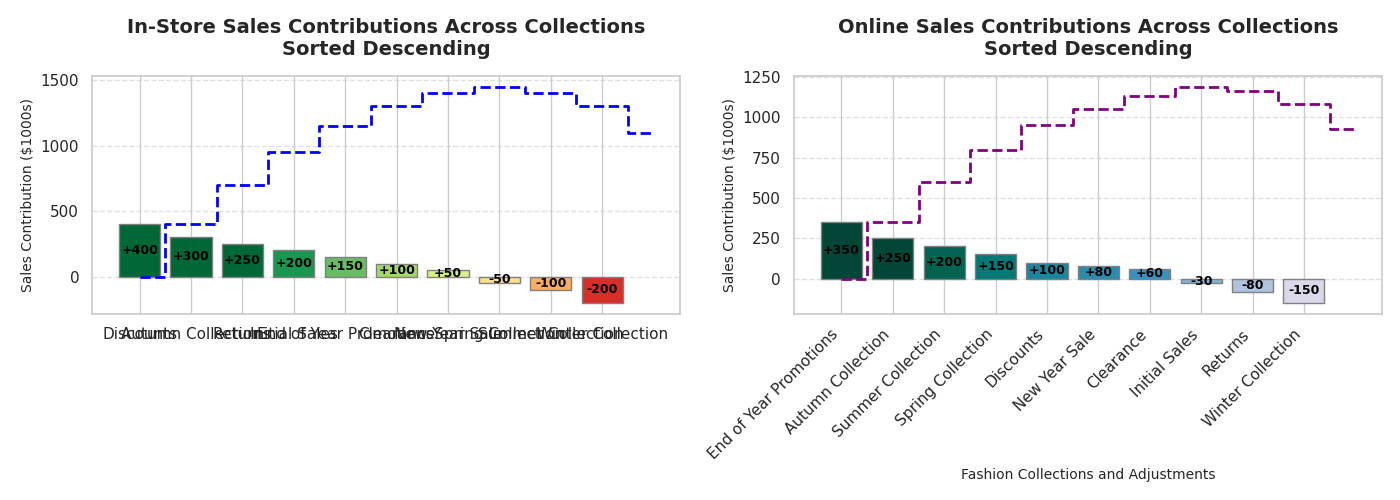

This figure's Python source:
import matplotlib.pyplot as plt
import numpy as np

sales_contributions_instore = [200, -50, 250, -100, 400, 300, -200, 150, 50, 100]
sales_contributions_online = [-30, 150, -80, 200, 100, 250, -150, 350, 80, 60]
labels = ["Initial Sales", "Spring Collection", "Returns", "Summer Collection", "Discounts", 
          "Autumn Collection", "Winter Collection", "End of Year Promotions", "New Year Sale", "Clearance"]

# Sort instore contributions in descending order and sort labels accordingly
sorted_indices_instore = np.argsort(sales_contributions_instore)[::-1]
sales_contributions_instore = np.array(sales_contributions_instore)[sorted_indices_instore]
labels_instore = np.array(labels)[sorted_indices_instore]
cumulative_sales_instore = np.cumsum(np.insert(sales_contributions_instore, 0, 0))

# Sort online contributions in descending order and sort labels accordingly
sorted_indices_online = np.argsort(sales_contributions_online)[::-1]
sales_contributions_online = np.array(sales_contributions_online)[sorted_indices_online]
labels_online = np.array(labels)[sorted_indices_online]
cumulative_sales_online = np.cumsum(np.insert(sales_contributions_online, 0, 0))

colors_instore = plt.cm.RdYlGn((np.array(sales_contributions_instore) + 250) / 500)
colors_online = plt.cm.PuBuGn((np.array(sales_contributions_online) + 250) / 500)

fig, ax = plt.subplots(1, 2, figsize=(14, 5))

ax[0].bar(labels_instore, sales_contributions_instore, color=colors_instore, edgecolor='grey')

for i, change in enumerate(sales_contributions_instore):
    ax[0].text(i, change / 2, f"{change:+}", ha='center', va='center', color='black', fontsize=9, fontweight='bold')

ax[0].step(range(len(labels_instore) + 1), cumulative_sales_instore, where='mid', color='blue', linestyle='--', linewidth=2)

ax[0].set_title("In-Store Sales Contributions Across Collections\nSorted Descending", fontsize=14, fontweight='bold', pad=15)
ax[0].set_ylabel('Sales Contribution ($1000s)', fontsize=10)
ax[0].grid(axis='y', linestyle='--', alpha=0.6)

ax[1].bar(labels_online, sales_contributions_online, color=colors_online, edgecolor='grey')

for i, change in enumerate(sales_contributions_online):
    ax[1].text(i, change / 2, f"{change:+}", ha='center', va='center', color='black', fontsize=9, fontweight='bold')

ax[1].step(range(len(labels_online) + 1), cumulative_sales_online, where='mid', color='purple', linestyle='--', linewidth=2)

ax[1].set_title("Online Sales Contributions Across Collections\nSorted Descending", fontsize=14, fontweight='bold', pad=15)
ax[1].set_ylabel('Sales Contribution ($1000s)', fontsize=10)
ax[1].set_xlabel('Fashion Collections and Adjustments', fontsize=10)
ax[1].grid(axis='y', linestyle='--', alpha=0.6)

plt.xticks(rotation=45, ha='right')
plt.tight_layout()

plt.show()
